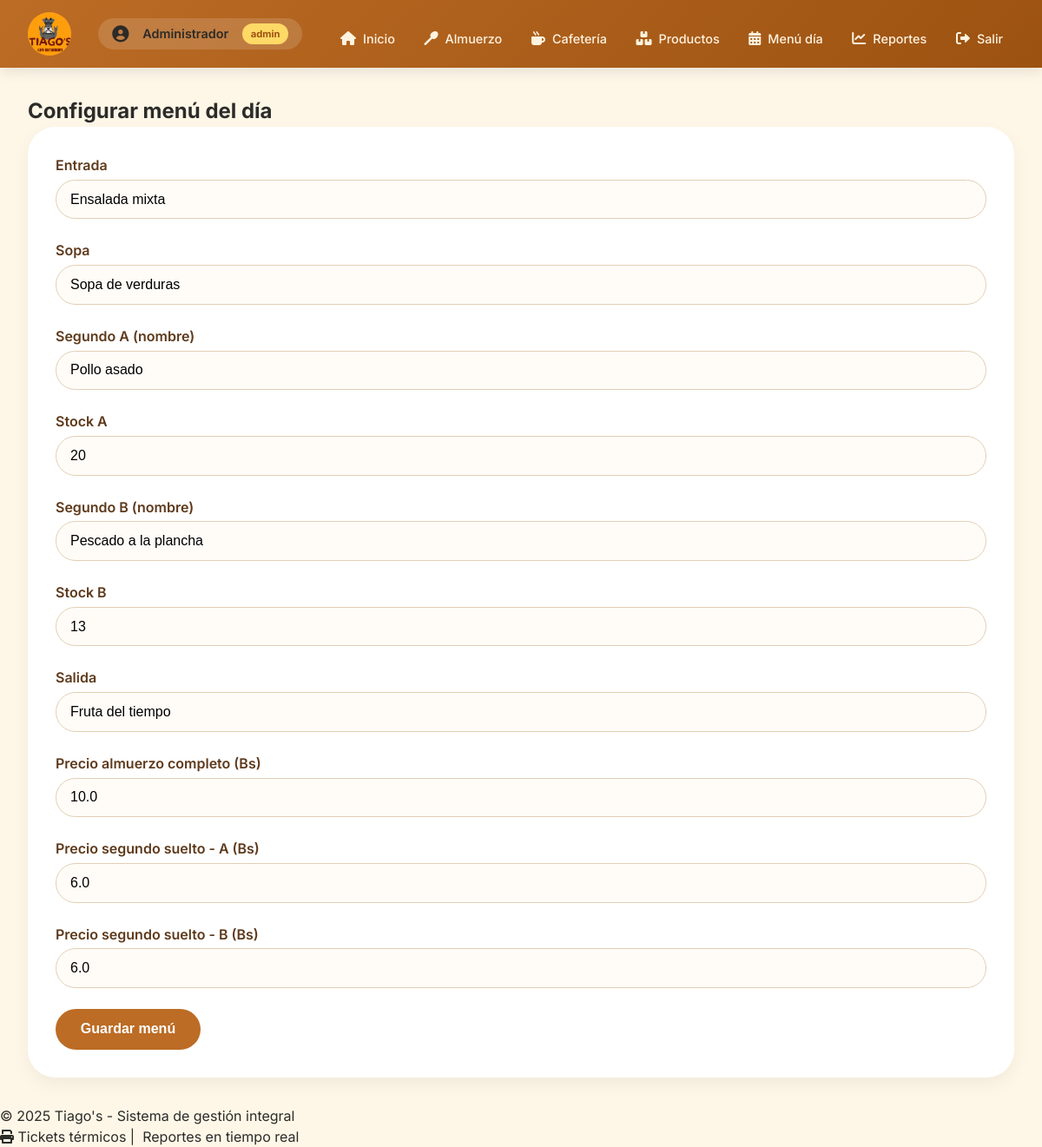
The app's page /admin/menu (signed in) with its own data.
### tables this page shows
CREATE TABLE menu_dia (
            id INTEGER PRIMARY KEY AUTOINCREMENT,
            fecha TEXT UNIQUE NOT NULL,
            entrada TEXT,
            sopa TEXT,
            segundo1_nombre TEXT,
            segundo1_stock INTEGER DEFAULT 0,
            segundo2_nombre TEXT,
            segundo2_stock INTEGER DEFAULT 0,
            salida TEXT
        , precio_almuerzo_completo REAL DEFAULT 10, precio_segundo_suelto1 REAL DEFAULT 6, precio_segundo_suelto2 REAL DEFAULT 6, segundo_suelto_disponible BOOLEAN DEFAULT 1, activo BOOLEAN DEFAULT 1);

### app.py (the view, shortened to what this page needs)
@app.route('/admin/menu', methods=['GET', 'POST'])
@login_required
@role_required('admin')
def admin_menu():
    hoy = datetime.now().strftime('%Y-%m-%d')
    conn = get_db()
    cursor = conn.cursor()
    menu = cursor.execute('SELECT * FROM menu_dia WHERE fecha = ?', (hoy,)).fetchone()
    conn.close()
    return render_template('admin_menu.html', menu=menu)

### app.py (called while the page is built)
def get_db():
    try:
        conn = sqlite3.connect('restaurante.db')
        conn.row_factory = sqlite3.Row
        conn.execute("PRAGMA foreign_keys = ON")
        return conn
    except sqlite3.Error as e:
        logger.error(f"Error de conexión a BD: {e}")
        raise

def login_required(f):
    @wraps(f)
    def decorated(*args, **kwargs):
        if 'user_id' not in session:
            flash('Por favor inicia sesión', 'warning')
            return redirect(url_for('login'))
        return f(*args, **kwargs)
    return decorated

def role_required(*roles):
    def decorator(f):
        @wraps(f)
        def decorated(*args, **kwargs):
            if session.get('rol') not in roles:
                flash('No tienes permiso para acceder a esta sección', 'danger')
                return redirect(url_for('index'))
            return f(*args, **kwargs)
        return decorated
    return decorator

@app.context_processor
def inject_now():
    return {
        'now': datetime.now,
        'app_version': '16.0',
        'current_year': datetime.now().year
    }

### templates/admin_menu.html
{% extends "base.html" %}
{% block content %}
<h2>Configurar menú del día</h2>
<form method="POST">
    <div class="form-group"><label>Entrada</label><input type="text" name="entrada" value="{{ menu.entrada if menu else '' }}" required></div>
    <div class="form-group"><label>Sopa</label><input type="text" name="sopa" value="{{ menu.sopa if menu else '' }}" required></div>
    <div class="form-group"><label>Segundo A (nombre)</label><input type="text" name="segundo1_nombre" value="{{ menu.segundo1_nombre if menu else 'Pollo asado' }}" required></div>
    <div class="form-group"><label>Stock A</label><input type="number" name="segundo1_stock" value="{{ menu.segundo1_stock if menu else 20 }}" required></div>
    <div class="form-group"><label>Segundo B (nombre)</label><input type="text" name="segundo2_nombre" value="{{ menu.segundo2_nombre if menu else 'Pescado a la plancha' }}" required></div>
    <div class="form-group"><label>Stock B</label><input type="number" name="segundo2_stock" value="{{ menu.segundo2_stock if menu else 15 }}" required></div>
    <div class="form-group"><label>Salida</label><input type="text" name="salida" value="{{ menu.salida if menu else 'Fruta del tiempo' }}" required></div>
    <div class="form-group"><label>Precio almuerzo completo (Bs)</label><input type="number" step="0.5" name="precio_almuerzo" value="{{ menu.precio_almuerzo_completo if menu else 10 }}" required></div>
    <div class="form-group"><label>Precio segundo suelto - A (Bs)</label><input type="number" step="0.5" name="precio_suelto1" value="{{ menu.precio_segundo_suelto1 if menu else 6 }}" required></div>
    <div class="form-group"><label>Precio segundo suelto - B (Bs)</label><input type="number" step="0.5" name="precio_suelto2" value="{{ menu.precio_segundo_suelto2 if menu else 6 }}" required></div>
    <button type="submit" class="btn-primary">Guardar menú</button>
</form>
{% endblock %}

### templates/base.html (shortened to what this page needs)
<!DOCTYPE html>
<html lang="es">
<head>
    <link rel="stylesheet" href="https://cdnjs.cloudflare.com/ajax/libs/font-awesome/6.0.0-beta3/css/all.min.css">
    <link rel="stylesheet" href="{{ url_for('static', filename='style.css') }}">
</head>
<body>
    <div class="header-container">
        <div class="header-content">
            <a href="/" class="logo-area">
                <div class="logo-icon">
    <img src="{{ url_for('static', filename='img/logo.png') }}" alt="Logo" style="width: 100%; height: 100%; object-fit: cover; border-radius: 50%;">
</div>
            </a>
            <div class="user-area">
                <i class="fas fa-user-circle"></i>
                <span class="user-name">{{ session.get('nombre', 'Invitado') }}</span>
                <span class="user-role">{{ session.get('rol', 'sin rol') }}</span>
            </div>
            <nav>
                <a href="/"><i class="fas fa-home"></i> Inicio</a>
                <a href="/almuerzo"><i class="fas fa-utensil-spoon"></i> Almuerzo</a>
                <a href="/cafeteria"><i class="fas fa-mug-hot"></i> Cafetería</a>
                {% if session.rol == 'admin' %}
                <a href="/admin/productos"><i class="fas fa-boxes"></i> Productos</a>
                <a href="/admin/menu"><i class="fas fa-calendar-alt"></i> Menú día</a>
                <a href="/reportes"><i class="fas fa-chart-line"></i> Reportes</a>
                {% endif %}
                <a href="/logout"><i class="fas fa-sign-out-alt"></i> Salir</a>
            </nav>
        </div>
    </div>
    <main>
        <div class="container">
            {% block content %}{% endblock %}
        </div>
    </main>
    <footer>
        <p>&copy; 2025 Tiago's - Sistema de gestión integral</p>
        <p><i class="fas fa-print"></i> Tickets térmicos |  Reportes en tiempo real</p>
    </footer>
</body>
</html>

### static/style.css (style rules this page uses)
* { margin: 0; padding: 0; box-sizing: border-box; }
body { font-family: 'Inter', sans-serif; background: #fef7e8; color: #2c2b28; line-height: 1.5; }
nav { margin-top: 0.8rem; display: flex; flex-wrap: wrap; gap: 1.5rem; }
nav a { color: #fff3e0; text-decoration: none; font-weight: 500; padding: 0.3rem 0; border-bottom: 2px solid transparent; transition: 0.2s; }
main { max-width: 1300px; margin: 2rem auto; padding: 0 2rem; }
form { background: white; border-radius: 32px; padding: 2rem; box-shadow: 0 8px 20px rgba(0,0,0,0.05); display: flex; flex-direction: column; gap: 1.5rem; }
label { font-weight: 600; color: #5e3a1c; margin-bottom: 0.3rem; display: block; }
select, input[type="text"], input[type="number"] { width: 100%; padding: 0.8rem 1rem; border: 1px solid #e2cfb5; border-radius: 50px; font-size: 1rem; background: #fffcf8; transition: 0.2s; }
button, .btn-primary { background: #bc6c25; color: white; border: none; padding: 0.9rem 1.8rem; border-radius: 60px; font-size: 1rem; font-weight: 600; cursor: pointer; transition: 0.2s; width: fit-content; }

### templates/base.html (style rules this page uses)
.header-container { background: linear-gradient(135deg, #bc6c25 0%, #9c5211 100%); padding: 0.8rem 2rem; box-shadow: 0 4px 15px rgba(0,0,0,0.1); position: sticky; top: 0; z-index: 100; }
.header-content { max-width: 1300px; margin: 0 auto; display: flex; flex-wrap: wrap; justify-content: space-between; align-items: center; gap: 1rem; }
.logo-area { display: flex; align-items: center; gap: 0.8rem; text-decoration: none; color: white; transition: transform 0.2s; }
.logo-icon { background: rgba(255,255,255,0.2); border-radius: 50%; width: 50px; height: 50px; display: flex; align-items: center; justify-content: center; font-size: 1.8rem; backdrop-filter: blur(4px); }
.user-area { display: flex; align-items: center; gap: 1rem; background: rgba(255,255,255,0.15); padding: 0.4rem 1rem; border-radius: 60px; backdrop-filter: blur(4px); }
.user-area i { font-size: 1.2rem; }
.user-area .user-name { font-weight: 600; font-size: 0.9rem; }
.user-area .user-role { font-size: 0.7rem; background: #ffd966; color: #9c5211; padding: 0.2rem 0.6rem; border-radius: 40px; font-weight: bold; }
nav { display: flex; flex-wrap: wrap; gap: 0.5rem; align-items: center; }
nav a { color: #fff3e0; text-decoration: none; font-weight: 500; padding: 0.5rem 0.8rem; border-radius: 40px; transition: all 0.2s; display: inline-flex; align-items: center; gap: 8px; font-size: 0.9rem; }
nav a i { font-size: 1rem; }

### records on screen
menu_dia: entrada "Ensalada mixta", sopa "Sopa de verduras", segundo1_nombre "Pollo asado", segundo1_stock "20", segundo2_nombre "Pescado a la plancha", segundo2_stock "13", salida "Fruta del tiempo", precio_almuerzo "10.0", precio_suelto1 "6.0", precio_suelto2 "6.0"

### other values on screen
{{ session.get('nombre', 'Invitado') }} "Administrador"
{{ session.get('rol', 'sin rol') }} "admin"
